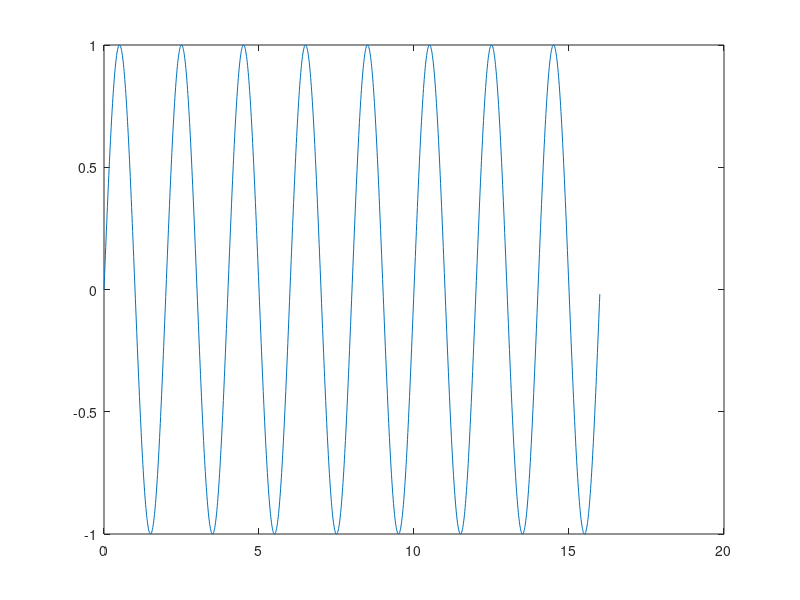

Here is the MATLAB script that generated this plot:
%Create random trace to initialise AI learning
close all
clear all
endTime=16
timeStep=1.1/100;%0.01
delay=0 % Add 0 to end for creating delay data
Umax=1
Period=2;
pkg load signal
t=(0.0:timeStep:endTime-delay)';
%addedtime=(endTime-delay+timeStep:timeStep:endTime)';
%U=Umax.*(max(t)/2-abs((max(t)/2-t)))./max(t).*sin(2*pi/Period*t);

U=Umax.*sin(2*pi/Period*t);
% irregular waves
%U=-2*Umax/6*sin(2*pi/Period/1.2*t)+Umax/8*sin(2*pi/Period/0.7*t)+Umax/3*sin(2*pi/Period/2*t)+Umax/6*sin(2*pi/Period/1.*t);
%U=ones(ceil(endTime/timeStep),1)*2;
%for i=1:200
%  U(i)=U(i)*t(i)/t(200);
%end
%U=[U; zeros(size(addedtime))];
%t=[t; addedtime];

plot(U);
U=num2cell(U);
t=num2cell(t);
Output=[cell2mat(t),cell2mat(U),zeros(size(cell2mat(U))),zeros(size(cell2mat(U))) ];
plot(cell2mat(t),cell2mat(U))
fid = fopen('Wavemaker.dat', 'w');
fprintf(fid,'%i\n', size(t,1));
fprintf(fid,'(\n')
fprintf(fid,'(%f ( %f %f %f ))\n',Output' )
fprintf(fid,')\n')
fclose(fid)
save('-V7','Initialwavemakerinput.mat','t','U')